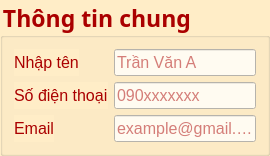
                       <widget class="QGroupBox" name="groupBox">
                        <property name="font">
                         <font>
                          <family>Corbel</family>
                          <pointsize>17</pointsize>
                          <weight>75</weight>
                          <bold>true</bold>
                         </font>
                        </property>
                        <property name="styleSheet">
                         <string notr="true">background-color: rgb(255, 237, 199);
color: rgb(170, 0, 0);</string>
                        </property>
                        <property name="title">
                         <string>Thông tin chung</string>
                        </property>
                        <layout class="QVBoxLayout" name="verticalLayout_3">
                         <item>
                          <layout class="QFormLayout" name="formLayout">
                           <item row="0" column="0">
                            <widget class="QLabel" name="labelName">
                             <property name="font">
                              <font>
                               <pointsize>12</pointsize>
                              </font>
                             </property>
                             <property name="styleSheet">
                              <string notr="true">
color: rgb(170, 0, 0);</string>
                             </property>
                             <property name="text">
                              <string>Nhập tên</string>
                             </property>
                            </widget>
                           </item>
                           <item row="0" column="1">
                            <widget class="QLineEdit" name="lineEditName">
                             <property name="font">
                              <font>
                               <pointsize>12</pointsize>
                              </font>
                             </property>
                             <property name="styleSheet">
                              <string notr="true">background-color: rgb(255, 251, 241);</string>
                             </property>
                             <property name="inputMethodHints">
                              <set>Qt::ImhLatinOnly</set>
                             </property>
                             <property name="placeholderText">
                              <string>Trần Văn A</string>
                             </property>
                            </widget>
                           </item>
                           <item row="1" column="0">
                            <widget class="QLabel" name="labelPhone">
                             <property name="font">
                              <font>
                               <pointsize>12</pointsize>
                              </font>
                             </property>
                             <property name="styleSheet">
                              <string notr="true">color: rgb(170, 0, 0);</string>
                             </property>
                             <property name="text">
                              <string>Số điện thoại</string>
                             </property>
                            </widget>
                           </item>
                           <item row="1" column="1">
                            <widget class="QLineEdit" name="lineEditPhone">
                             <property name="font">
                              <font>
                               <pointsize>12</pointsize>
                              </font>
                             </property>
                             <property name="styleSheet">
                              <string notr="true">background-color: rgb(255, 251, 241);</string>
                             </property>
                             <property name="text">
                              <string/>
                             </property>
                             <property name="maxLength">
                              <number>10</number>
                             </property>
                             <property name="cursorPosition">
                              <number>0</number>
                             </property>
                             <property name="placeholderText">
                              <string>090xxxxxxx</string>
                             </property>
                            </widget>
                           </item>
                           <item row="2" column="0">
                            <widget class="QLabel" name="labelEmail">
                             <property name="font">
                              <font>
                               <pointsize>12</pointsize>
                              </font>
                             </property>
                             <property name="styleSheet">
                              <string notr="true">color: rgb(170, 0, 0);</string>
                             </property>
                             <property name="text">
                              <string>Email</string>
                             </property>
                            </widget>
                           </item>
                           <item row="2" column="1">
                            <widget class="QLineEdit" name="lineEditEmail">
                             <property name="font">
                              <font>
                               <pointsize>12</pointsize>
                              </font>
                             </property>
                             <property name="styleSheet">
                              <string notr="true">background-color: rgb(255, 251, 241);</string>
                             </property>
                             <property name="inputMethodHints">
                              <set>Qt::ImhEmailCharactersOnly</set>
                             </property>
                             <property name="placeholderText">
                              <string>example@gmail.com</string>
                             </property>
                            </widget>
                           </item>
                          </layout>
                         </item>
                        </layout>
                       </widget>
